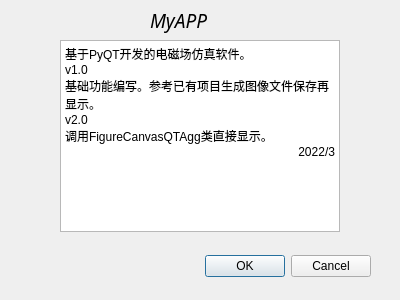
<?xml version="1.0" encoding="UTF-8"?>
<ui version="4.0">
 <class>InforDialog</class>
 <widget class="QDialog" name="InforDialog">
  <property name="geometry">
   <rect>
    <x>0</x>
    <y>0</y>
    <width>400</width>
    <height>300</height>
   </rect>
  </property>
  <property name="windowTitle">
   <string>Dialog</string>
  </property>
  <widget class="QDialogButtonBox" name="buttonBox">
   <property name="geometry">
    <rect>
     <x>30</x>
     <y>250</y>
     <width>341</width>
     <height>32</height>
    </rect>
   </property>
   <property name="orientation">
    <enum>Qt::Horizontal</enum>
   </property>
   <property name="standardButtons">
    <set>QDialogButtonBox::Cancel|QDialogButtonBox::Ok</set>
   </property>
  </widget>
  <widget class="QLabel" name="label">
   <property name="geometry">
    <rect>
     <x>150</x>
     <y>0</y>
     <width>101</width>
     <height>41</height>
    </rect>
   </property>
   <property name="font">
    <font>
     <family>Harlow Solid Italic</family>
     <pointsize>14</pointsize>
     <italic>true</italic>
    </font>
   </property>
   <property name="text">
    <string>MyAPP</string>
   </property>
   <property name="textFormat">
    <enum>Qt::PlainText</enum>
   </property>
  </widget>
  <widget class="QTextBrowser" name="textBrowser">
   <property name="geometry">
    <rect>
     <x>60</x>
     <y>40</y>
     <width>280</width>
     <height>192</height>
    </rect>
   </property>
   <property name="html">
    <string>&lt;!DOCTYPE HTML PUBLIC &quot;-//W3C//DTD HTML 4.0//EN&quot; &quot;http://www.w3.org/TR/REC-html40/strict.dtd&quot;&gt;
&lt;html&gt;&lt;head&gt;&lt;meta name=&quot;qrichtext&quot; content=&quot;1&quot; /&gt;&lt;style type=&quot;text/css&quot;&gt;
p, li { white-space: pre-wrap; }
&lt;/style&gt;&lt;/head&gt;&lt;body style=&quot; font-family:'SimSun'; font-size:9pt; font-weight:400; font-style:normal;&quot;&gt;
&lt;p style=&quot; margin-top:0px; margin-bottom:0px; margin-left:0px; margin-right:0px; -qt-block-indent:0; text-indent:0px;&quot;&gt;基于PyQT开发的电磁场仿真软件。&lt;/p&gt;
&lt;p style=&quot; margin-top:0px; margin-bottom:0px; margin-left:0px; margin-right:0px; -qt-block-indent:0; text-indent:0px;&quot;&gt;v1.0&lt;/p&gt;
&lt;p style=&quot; margin-top:0px; margin-bottom:0px; margin-left:0px; margin-right:0px; -qt-block-indent:0; text-indent:0px;&quot;&gt;基础功能编写。参考已有项目生成图像文件保存再显示。                                    &lt;/p&gt;
&lt;p style=&quot; margin-top:0px; margin-bottom:0px; margin-left:0px; margin-right:0px; -qt-block-indent:0; text-indent:0px;&quot;&gt;v2.0&lt;/p&gt;
&lt;p style=&quot; margin-top:0px; margin-bottom:0px; margin-left:0px; margin-right:0px; -qt-block-indent:0; text-indent:0px;&quot;&gt;调用FigureCanvasQTAgg类直接显示。                                    &lt;/p&gt;
&lt;p align=&quot;right&quot; style=&quot; margin-top:0px; margin-bottom:0px; margin-left:0px; margin-right:0px; -qt-block-indent:0; text-indent:0px;&quot;&gt;	 2022/3&lt;/p&gt;&lt;/body&gt;&lt;/html&gt;</string>
   </property>
  </widget>
 </widget>
 <resources/>
 <connections>
  <connection>
   <sender>buttonBox</sender>
   <signal>accepted()</signal>
   <receiver>InforDialog</receiver>
   <slot>accept()</slot>
   <hints>
    <hint type="sourcelabel">
     <x>248</x>
     <y>254</y>
    </hint>
    <hint type="destinationlabel">
     <x>157</x>
     <y>274</y>
    </hint>
   </hints>
  </connection>
  <connection>
   <sender>buttonBox</sender>
   <signal>rejected()</signal>
   <receiver>InforDialog</receiver>
   <slot>reject()</slot>
   <hints>
    <hint type="sourcelabel">
     <x>316</x>
     <y>260</y>
    </hint>
    <hint type="destinationlabel">
     <x>286</x>
     <y>274</y>
    </hint>
   </hints>
  </connection>
 </connections>
</ui>
